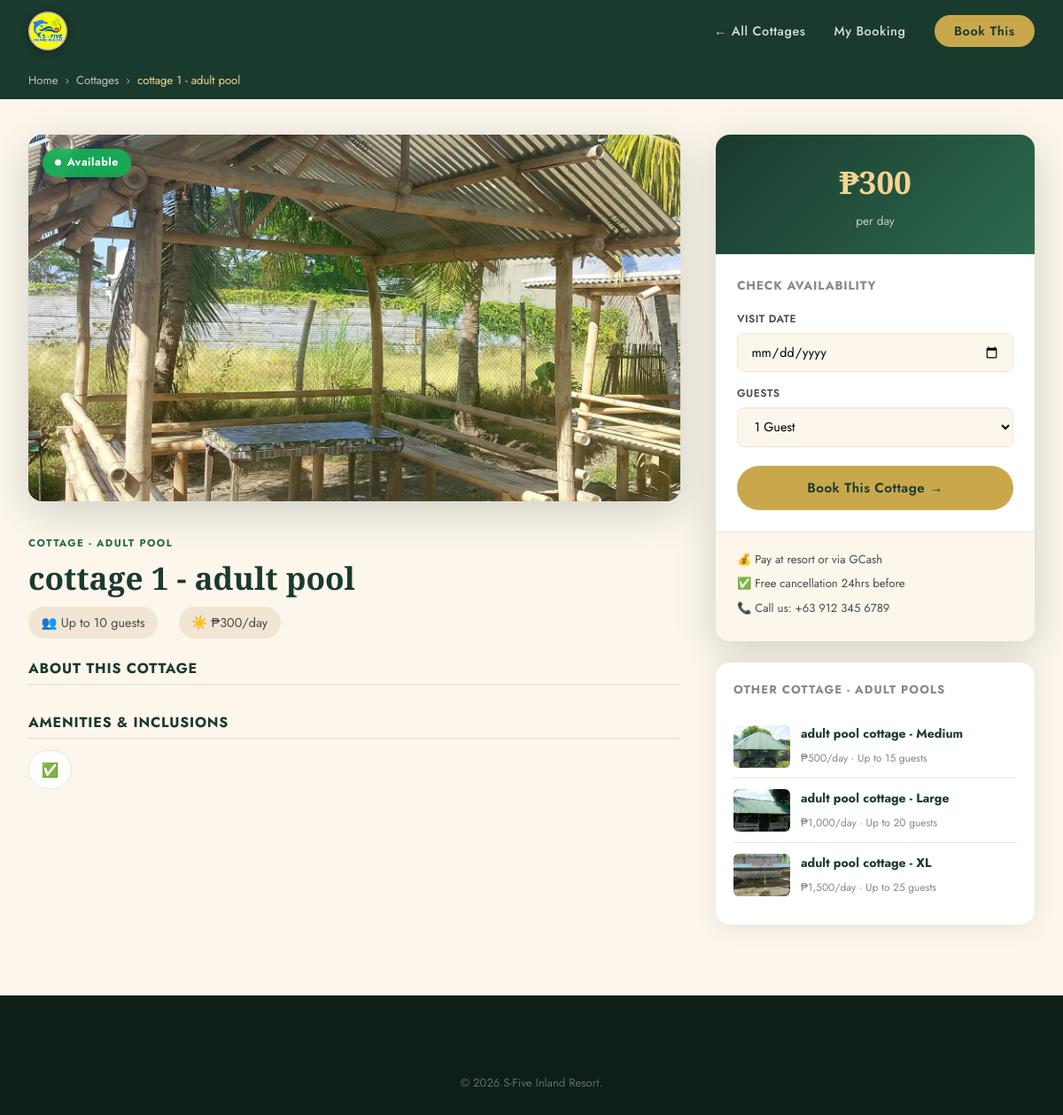
The page /cottage.php?id=19 on the database its author committed.
### tables this page shows
CREATE TABLE `cottages` (
  `id` int(11) NOT NULL,
  `name` varchar(100) NOT NULL,
  `category` enum('Cottage - Kids Pool','Cottage - Adult Pool','Pavilion','Rooms') DEFAULT 'Cottage - Kids Pool',
  `description` text DEFAULT NULL,
  `price_per_night` decimal(10,2) NOT NULL,
  `capacity` int(11) NOT NULL,
  `images` text DEFAULT NULL,
  `amenities` text DEFAULT NULL,
  `is_available` tinyint(1) DEFAULT 1,
  `created_at` timestamp NOT NULL DEFAULT current_timestamp()
);

CREATE TABLE `cottage_images` (
  `id` int(11) NOT NULL,
  `cottage_id` int(11) NOT NULL,
  `filename` varchar(255) NOT NULL,
  `label` varchar(50) DEFAULT 'Photo',
  `sort_order` int(11) DEFAULT 0,
  `uploaded_at` timestamp NOT NULL DEFAULT current_timestamp()
);

### cottage.php (the view, shortened to what this page needs)
<?php
$db = getDB();
$id = (int)($_GET['id'] ?? 0);
$stmt = $db->prepare("SELECT * FROM cottages WHERE id = ? AND is_available = 1");
$stmt->execute([$id]);
$cottage = $stmt->fetch();
$related = $db->prepare("SELECT * FROM cottages WHERE category=? AND id!=? AND is_available=1 LIMIT 3");
$related->execute([$cottage['category'], $id]);
$related = $related->fetchAll();
$type_map = ['Cottage - Kids Pool'=>'cottage_kids_pool','Cottage - Adult Pool'=>'cottage_adult_pool','Rooms'=>'rooms','Pavilion'=>'pavilion'];
$img_type = $type_map[$cottage['category']] ?? 'cottage_kids_pool';
$photo_stmt = $db->prepare("SELECT filename FROM cottage_images WHERE cottage_id=? ORDER BY sort_order ASC LIMIT 1");
$photo_stmt->execute([$id]);
$photo_row  = $photo_stmt->fetch();
$single_img = $photo_row
    ? "uploads/cottages/" . $photo_row['filename']
    : "images/cottage_placeholder.php?type={$img_type}&name=" . urlencode($cottage['name']) . "&n={$id}";
$amenities_list = array_map('trim', explode(',', $cottage['amenities']));
$is_pavilion = ($cottage['category'] === 'Pavilion');
$is_overnight_eligible = ($cottage['category'] === OVERNIGHT_CATEGORY);
?>
<!DOCTYPE html>
<html lang="en">
<head>
    <link rel="stylesheet" href="css/style.css">
    <link rel="stylesheet" href="css/cottage.css">
    <link rel="stylesheet" href="css/mobile-app.css">
</head>
<body>
<nav class="navbar navbar-light navbar-sub" id="navbar">
    <div class="nav-container">
        <a href="index.php" class="nav-logo"><img src="images/sfive_logo.png" alt="S-Five Inland Resort" class="nav-logo-img"></a>
        <ul class="nav-links">
            <li><a href="index.php#cottages">← All Cottages</a></li>
            <li><a href="check_booking.php">My Booking</a></li>
            <li><a href="booking.php?cottage_id=<?= $id ?>" class="btn-nav">Book This</a></li>
        </ul>
    </div>
</nav>
<div class="cottage-detail-page">
    <div class="breadcrumb-bar">
        <div class="container">
            <a href="index.php">Home</a> <span>›</span>
            <a href="index.php#cottages">Cottages</a> <span>›</span>
            <span><?= htmlspecialchars($cottage['name']) ?></span>
        </div>
    </div>
    <div class="container cottage-detail-layout">
        <div class="cottage-detail-main">
            <div class="gallery-main single-photo">
                <img src="<?= $single_img ?>"
                     alt="<?= htmlspecialchars($cottage['name']) ?>"
                     class="main-photo" id="mainPhotoImg">
                <div class="avail-ribbon available-ribbon">
                    <span class="avail-dot"></span> Available
                </div>
            </div>
            <div class="cottage-detail-info">
                <div class="cdi-header">
                    <div class="cdi-cat-tag"><?= $cottage['category'] ?></div>
                    <h1><?= htmlspecialchars($cottage['name']) ?></h1>
                    <div class="cdi-meta">
                        <span>👥 Up to <?= $cottage['capacity'] ?> guests</span>
                        <?php if ($is_pavilion): ?>
                        <span class="cdi-meta-event">🎉 Priced per occasion</span>
                        <?php elseif ($cottage['category'] === OVERNIGHT_CATEGORY): ?>
                        <span>🌙 ₱<?= number_format($cottage['price_per_night'], 0) ?>/day or night</span>
                        <?php else: ?>
                        <span>☀️ ₱<?= number_format($cottage['price_per_night'], 0) ?>/day</span>
                        <?php endif; ?>
                    </div>
                </div>
                <div class="cdi-desc">
                    <h3>About this Cottage</h3>
                </div>
                <div class="cdi-amenities">
                    <h3>Amenities & Inclusions</h3>
                    <div class="amenities-list">
                        <?php foreach ($amenities_list as $a): ?>
                        <div class="amenity-chip">
                            <span class="chip-icon">
                                <?php
                                $chip_icon = '✅';
                                echo $chip_icon;
                                ?>
                            </span>
                        </div>
                        <?php endforeach; ?>
                    </div>
                </div>
            </div>
        </div>
        <div class="cottage-detail-sidebar">
            <div class="booking-panel">
                <div class="bp-price<?= $is_pavilion ? ' is-event' : '' ?>">
                    <?php if ($is_pavilion): ?>
                    <strong>Priced per occasion</strong>
                    <span>see pricing below</span>
                    <?php elseif ($is_overnight_eligible): ?>
                    <strong>₱<?= number_format($cottage['price_per_night'], 0) ?></strong>
                    <span>per day or night</span>
                    <?php else: ?>
                    <strong>₱<?= number_format($cottage['price_per_night'], 0) ?></strong>
                    <span>per day</span>
                    <?php endif; ?>
                </div>
                <div class="bp-quick-form">
                    <h4>Check Availability</h4>
                    <form action="booking.php" method="GET">
                        <?php if ($is_overnight_eligible): ?>
                        <input type="hidden" name="booking_type" value="Overnight">
                        <div class="bp-field">
                            <label>Check-in</label>
                            <input type="date" name="check_in" min="<?= date('Y-m-d') ?>" required>
                        </div>
                        <div class="bp-field">
                            <label>Check-out</label>
                            <input type="date" name="check_out" min="<?= date('Y-m-d', strtotime('+1 day')) ?>" required>
                        </div>
                        <p style="font-size:0.72rem;color:var(--text-light,#888);margin:-0.2rem 0 0.4rem;">Booking a single day instead? You can switch to Day Use on the next page.</p>
                        <?php else: ?>
                        <div class="bp-field">
                            <label>Visit Date</label>
                            <input type="date" name="check_in" min="<?= date('Y-m-d') ?>" required>
                        </div>
                        <?php endif; ?>
                        <div class="bp-field">
                            <label>Guests</label>
                            <select name="guests">
                                <?php for($i=1;$i<=$cottage['capacity'];$i++): ?>
                                <option value="<?=$i?>"><?=$i?> <?=$i==1?'Guest':'Guests'?></option>
                                <?php endfor; ?>
                            </select>
                        </div>
                        <button type="submit" class="btn-primary" style="width:100%;margin-top:0.5rem;">
                            <?= $is_pavilion ? 'Book This Event →' : 'Book This Cottage →' ?>
                        </button>
                    </form>
                </div>
                <div class="bp-notes">
                    <p>💰 Pay at resort or via GCash</p>
                    <p>✅ Free cancellation 24hrs before</p>
                    <p>📞 Call us: +63 912 345 6789</p>
                </div>
            </div>
            <?php if (!empty($related)): ?>
            <div class="related-cottages">
                <h4>Other <?= $cottage['category'] ?>s</h4>
                <?php foreach ($related as $r):
                    $rt = $type_map[$r['category']] ?? 'cottage_kids_pool';
                    $rp = $db->prepare("SELECT filename FROM cottage_images WHERE cottage_id=? ORDER BY sort_order ASC LIMIT 1");
                    $rp->execute([$r['id']]);
                    $rf = $rp->fetchColumn();
                    $r_img = $rf ? "uploads/cottages/$rf" : "images/cottage_placeholder.php?type={$rt}&n={$r['id']}";
                ?>
                <a href="cottage.php?id=<?= $r['id'] ?>" class="related-card">
                    <img src="<?= $r_img ?>"
                         alt="<?= htmlspecialchars($r['name']) ?>">
                    <div class="related-info">
                        <strong><?= htmlspecialchars($r['name']) ?></strong>
                        <?php if ($is_pavilion): ?>
                        <span>Priced per occasion · Up to <?= $r['capacity'] ?> guests</span>
                        <?php elseif ($r['category'] === OVERNIGHT_CATEGORY): ?>
                        <span>₱<?= number_format($r['price_per_night'],0) ?>/day or night · Up to <?= $r['capacity'] ?> guests</span>
                        <?php else: ?>
                        <span>₱<?= number_format($r['price_per_night'],0) ?>/day · Up to <?= $r['capacity'] ?> guests</span>
                        <?php endif; ?>
                    </div>
                </a>
                <?php endforeach; ?>
            </div>
            <?php endif; ?>
        </div>
    </div>
</div>
<footer class="footer">
    <div class="footer-bottom"><p>&copy; <?= date('Y') ?> S-Five Inland Resort.</p></div>
</footer>
</body>
</html>

### css/style.css (style rules this page uses)
:root { --green-deep: #1a3a2e; --green-mid: #2d6a4f; --green-light: #74c69d; --gold: #c9a84c; --gold-light: #f4d58d; --earth: #8b5e3c; --cream: #fdf6ec; --cream-dark: #f0e6d3; --white: #ffffff; --text-dark: #1c1c1c; --text-mid: #4a4a4a; --text-light: #888; --shadow-soft: 0 4px 24px rgba(26,58,46,0.10); --shadow-deep: 0 12px 48px rgba(26,58,46,0.20); --radius: 16px; --radius-sm: 8px; }
*, *::before, *::after { box-sizing: border-box; margin: 0; padding: 0; }
html { scroll-behavior: smooth; }
body { font-family: 'Jost', sans-serif; color: var(--text-dark); background: var(--cream); font-weight: 400; line-height: 1.7; overflow-x: hidden; }
h1, h2, h3 { font-family: 'Playfair Display', serif; line-height: 1.2; }
a { text-decoration: none; color: inherit; }
ul { list-style: none; }
img { max-width: 100%; }
.container { max-width: 1200px; margin: 0 auto; padding: 0 2rem; }
.navbar { position: fixed; top: 0; left: 0; right: 0; z-index: 1000; padding: 1.2rem 0; transition: all 0.4s ease; }
.navbar.navbar-light { background: var(--green-deep); padding: 0.8rem 0; }
.nav-container { max-width: 1200px; margin: 0 auto; padding: 0 2rem; display: flex; align-items: center; justify-content: space-between; }
.nav-logo { display: flex; align-items: center; gap: 0.6rem; color: var(--white); }
.nav-links { display: flex; align-items: center; gap: 2rem; }
.nav-links a { color: rgba(255,255,255,0.85); font-size: 0.9rem; font-weight: 500; letter-spacing: 0.04em; transition: color 0.2s; }
.btn-nav { background: var(--gold); color: var(--green-deep) !important; padding: 0.5rem 1.4rem; border-radius: 50px; font-weight: 600 !important; transition: background 0.2s, transform 0.2s !important; }
.btn-primary { display: inline-block; background: var(--gold); color: var(--green-deep); padding: 0.85rem 2rem; border-radius: 50px; font-weight: 600; font-size: 0.95rem; letter-spacing: 0.03em; transition: all 0.3s ease; cursor: pointer; border: none; font-family: 'Jost', sans-serif; }
.footer { background: #0d1f17; padding: 4rem 0 0; }
.footer-bottom { text-align: center; padding: 1.5rem; color: rgba(255,255,255,0.35); font-size: 0.82rem; }
.avail-dot { width: 7px; height: 7px; border-radius: 50%; background: currentColor; animation: pulse-dot 1.5s ease-in-out infinite; }
.nav-logo-img { width: 44px; height: 44px; border-radius: 50%; object-fit: cover; object-position: center; border: 2px solid rgba(201,168,76,0.7); box-shadow: 0 2px 10px rgba(0,0,0,0.25); flex-shrink: 0; transition: transform 0.3s, border-color 0.3s; }
.nav-logo-img { width: 44px; height: 44px; border-radius: 50%; object-fit: cover; object-position: center center; transform-origin: center; border: 2px solid rgba(201,168,76,0.75); box-shadow: 0 2px 10px rgba(0,0,0,0.3); flex-shrink: 0; display: block; transition: transform 0.3s ease, border-color 0.3s ease; background: #fff; }

### rows shown on the page
cottages: name "cottage 1 - adult pool", category "COTTAGE - ADULT POOL", capacity "10", price_per_night "300", chip_icon "✅"
cottage_images: filename (picture)
cottages: cottage_images.filename (picture), name "adult pool cottage - Medium", price_per_night "500", capacity "15"
cottages: cottage_images.filename (picture), name "adult pool cottage - Large", price_per_night "1,000", capacity "20"
cottages: cottage_images.filename (picture), name "adult pool cottage - XL", price_per_night "1,500", capacity "25"

### other values the page prints
form field guests "1 Guest"
